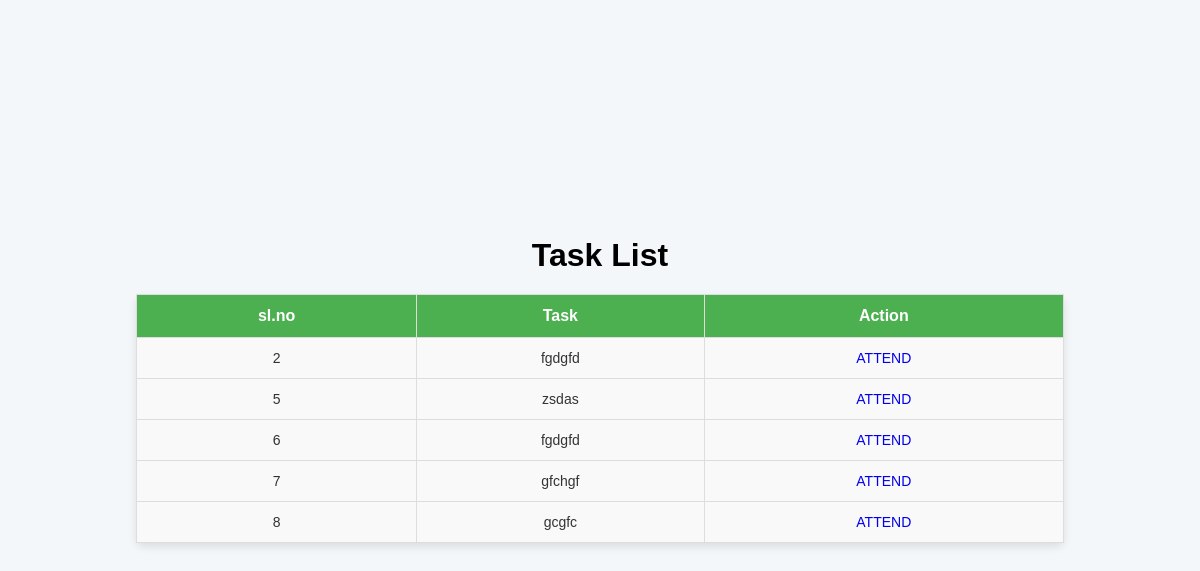
/tasks/, run on an earlier commit of the app's database.
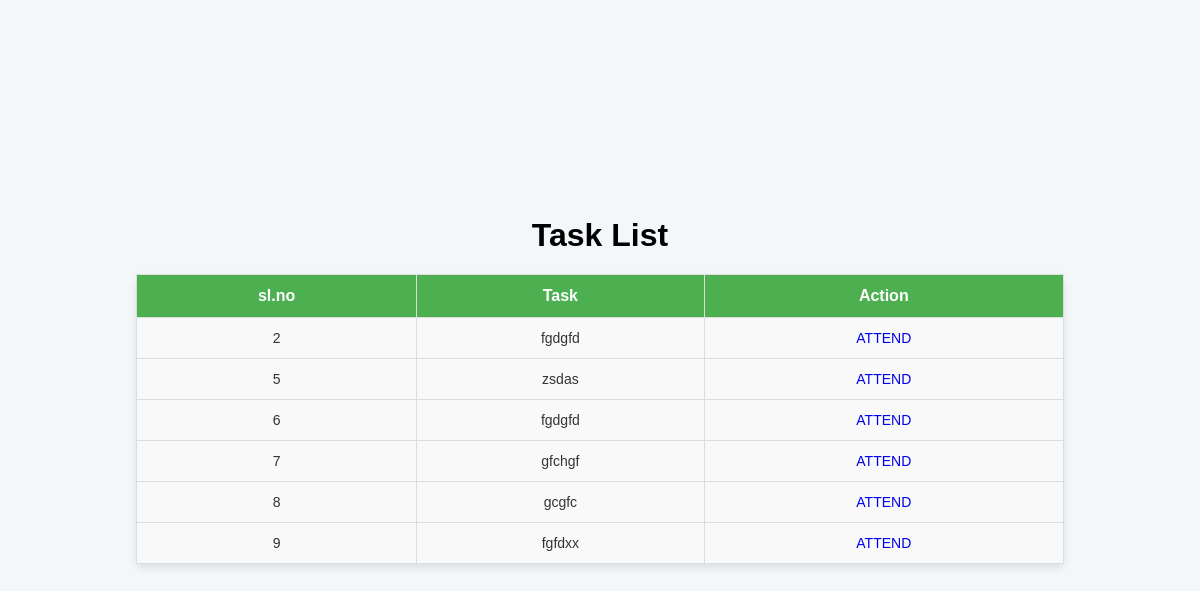
And on a later commit of the database.
### administrator/models.py (models this page shows)
class taskTable(models.Model):
    facultyid=models.ForeignKey(facultyTable,on_delete=models.CASCADE)
    task=models.CharField(max_length=100, null=True,blank=True)

### administrator/views.py (the view)
# urls.py: path('tasks/', TaskListView.as_view(), name='task_list'),
class TaskListView(View):
    def get(self, request):
        tasks = taskTable.objects.all()  # You can add filters to show tasks by specific faculty or by date
        return render(request, "student/taskview.html", {'tasks': tasks})

### templates/student/taskview.html (shortened to what this page needs)
{% load static %}
<html lang="en">
<head>
    <link rel="stylesheet" href="{% static 'css/style.css' %}">
</head>
<body class="bo">
    <h1>Task List</h1>
    <table border="1">
        <tr>
            <th>sl.no</th>
            <th>Task</th>
            <th>Action</th>
        </tr>
        {% for task in tasks %}
            <tr>
                <td>{{ task.id }}</td>
                <td>{{ task.task }}</td>
                <td><a href="/Taskanswerupload/{{i.id}}">ATTEND</a></td>
            </tr>
        {% endfor %}
    </table>
</body>
</html>

What changed in the data, as far as the page shows it:
added taskTable: id "9", task "fgfdxx"
